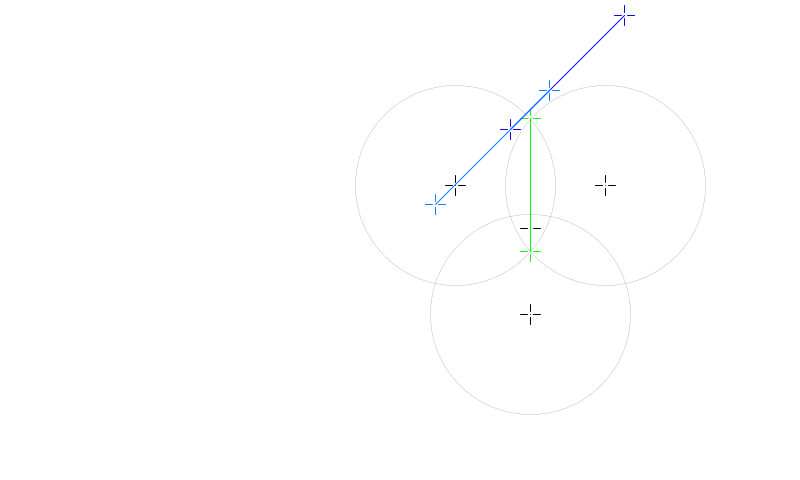
Frame 1 (no input)
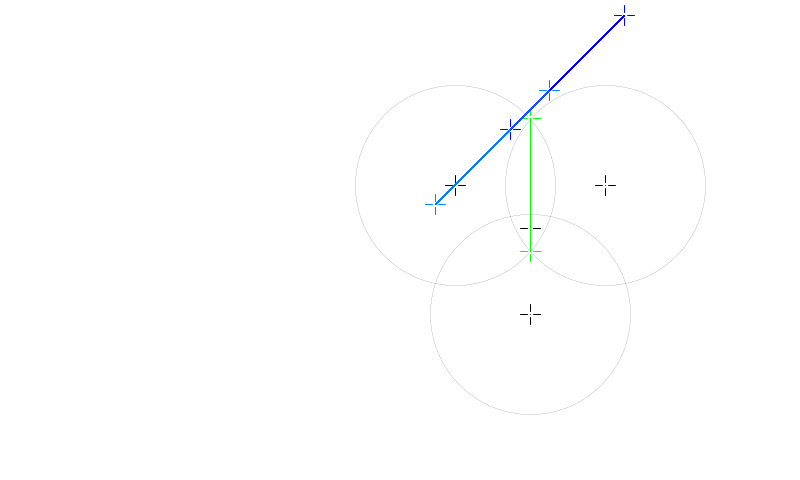
Frame 60 (the mouse pressed at the canvas centre just before this capture)
Frame 120 (the mouse held since frame 60 and released just before this capture): identical to frame 60, image omitted

The Processing sketch that drew these frames (run headless with seeded random() and noise(); from frame 60 on, the mouse is pressed at the canvas centre):

// Processing sketch: activite3venneMouseV6
// ── activite3venneMouseV6.pde
/* Montage géométrique
 A. ESPACE GÉOMÉTRIQUE CARTÉSIEN ET DE PROCESSING
 L'espace cartésien est centré à (0, 0) avec l'axe X positif vers la droit et l'axe Y positif
 vers le haut. L'espace de Processing a aussi l'axe X positif vers la droit, mais l'axe Y est positif
 vers le bas.
 
 B. MÉTHODE DE CALCUL
 Tous les calculs géométriques seront effectués dans l'espace cartésien centré aux point O
 (0, 0) (qui devriendra (Ox, Oy) dans Processing). Les points géométriques obtenus seront convertis
 avant tracage dans Processing selon la formule dans C.
 
 C. FORMULES DE CONVERSION DE L'ESPACE CARTÉSIEN VERS L'ESPACE DE PROCESSING
 Soit O (Ox, Oy) les coordonnées «réeles» de O dans Processing, le point cartésien (x, y) sera convertit dans l'espace
 de Processing avec la fonction suivante :
 
  P(x, y) = (x + Ox, -(y + Oy)). Ce point sera noté (x, y)O (référence au point O).
  
 D. MONTAGE GÉOMÉTRIQUE DE BASE DANS L'ESPACE CARTÉSIEN - TRIANGLE OSU ET CERCLES C1, C2 ET C3
 Soit un triangle équilatéral formé des points O, S et U. Le coté du triangle OSU est d
 et les sommets seront :
 
 Le point O (0, 0)O, le centre du cercle C1 de rayon R; l'origine du système.
 Le point S (d/2, 0)O, le centre du cercle C2 de rayon R.
 Le point U (d/2, -sqrt(0.75d^2))O, le centre du cercle C3 de rayon R.
 
 Le centre T du triangle OSU sera (d/2, -(d/2)tan(30))O.
 
*/

// la classe PP (P Processing) définie un point x, y cartésien dans l'espace de processing

class Point {
  float xp, yp; // x, y dans l'espace Processing (coin sup gauche fenêtre)
  float xo, yo; // x, y dans l'espace cartésien centré sur O (pour la géométrie)
  float xs, ys; // x, y dans l'espace cartésien centré sur S (pour la géométrie)
  float xu, yu; // x, y dans l'espace cartésien centré sur U (pour la géométrie)
  float xt, yt; // x, y dans l'espace cartésien centré sur T (pour la géométrie)

  Point () {
    //coordonnées :
    xo = 0;  // espace cartésien origine O
    yo = 0;
    xs = 0; // espace cartésien origine S
    ys = 0;
    xu = 0; // espace cartésien origine U
    yu = 0;
    xp = 0; // espace Processing
    yp = 0;
    xt = 0; // espace cartésien origine T
    yt = 0;
  }
 
  // init d'un point en référence à O 
  void seto(float x_o, float y_o) {
    xo = x_o;
    yo = y_o;
    xp = x_o + Ox;
    yp = Oy - y_o;
    xt = x_o - (d/2);
    yt = y_o + ((d/2) * tan(radians(30)));
  }

  // init d'un point en référence à S 
  void sets(float x_s, float y_s) {
  }

  // init d'un point en référence à U 
  void setu(float x_st, float y_s) {
  }


  // init d'un point en référence à T 
  void sett(float x_t, float y_t) {
    xt = x_t;
    yt = y_t;
    xo = x_t + (d/2);
    yo = y_t - ((d/2) * tan(radians(30)));
    xp = xo + Ox;
    yp = Oy - xo;
  }

}

//effectue une rotation d'angle +ou- alpha autour du point T
void rotationT(Point p, float alpha) {
  x = p.xt * cos(radians(alpha)) + p.yt * sin(radians(alpha));
  y = p.yt * cos(radians(alpha)) - p.xt * sin(radians(alpha));
}

//dessiner cercle au point p de rayon r
void cercle(Point p, float r) {
 ellipseMode(CENTER);
 stroke(1);
 strokeWeight(0);
 noFill();
 circle(p.xp, p.yp, r * 2); // Processing utilise le diamètre
}


// draws crosshair see tools ... 
void drawCrosshair(float x, float y, color c) {
  int gap = 3; // provide separation from center pixel
  int l = 7;   // lenght
  strokeWeight(1);
  stroke(c);
  point(x, y);
  line(x, y-gap, x, y-gap-l);
  line(x-gap, y, x-gap-l, y);
  line(x, y+gap, x, y+gap+l);
  line(x+gap, y, x+gap+l, y);
  noFill();
  noStroke();
}

// calcule la distance entre deux points dans l'espace p

float distance(Point p1, Point p2) {
  return sqrt(sq(p2.xp - p1.xp) + sq(p2.yp - p1.yp));
}

//*************************************************************
//*************************************************************
//*************************************************************
//*************************************************************
// Définition de l'environnement
float centreFenetreX;
float centreFenetreY;
float Ox, Oy; // point O, origine du système

float d = 150.0; // côté de OSU
float R = 100.0;    // rayon de C1, C2 et C3 : ATTENTION, circle utilise R * 2!!!

Point O = new Point();    // origine et sommet O
Point S = new Point();    //sommet S
Point U = new Point();    // sommet U
Point T = new Point();    // centre triamgle OSU
Point A = new Point(); // 1er point corde intersection C1/C2
Point B = new Point(); // 2e point corde intersection C1/C2
Point C = new Point(); // 1er point corde intersection C2/C3
Point D = new Point(); // 2e point corde intersection C2/C3
Point E = new Point(); // 1er point corde intersection C1/C3
Point F = new Point(); // 2e point corde intersection C1/C3
 
float x, y; //pour les calculs

void setup() {
 size(800, 480);
 centreFenetreX = width/2;
 centreFenetreY = height/2;
 Ox = centreFenetreX + 55;
 Oy = centreFenetreY - 55; // point O, origine du système

 // sommets du triangle OSU
 /*
  O...S
   . .
    U
 */
 O.seto(0, 0);      // origine et sommet O
 S.seto(d, 0); //sommet S

 x = d/2;
 y = - (sqrt(0.75*sq(d)));
 U.seto(x, y); // sommet U

 x = d/2;
 y = -((d/2)*tan(radians(30)));
 T.seto(x, y);
 
 background(255);
 //************************************ 
 // Montage géométrique de base
 // dessiner les points OSU et T
 // dessiner les cordes des intersections
 // des cercles deux à deux
 //***********************************

 drawCrosshair(O.xp, O.yp, 0);
 drawCrosshair(S.xp, S.yp, 0);
 drawCrosshair(U.xp, U.yp, 0);
 drawCrosshair(T.xp, T.yp, 0);
 
 //dessiner cercles C1, C2 et C3 de rayon R
 cercle(O, R);
 cercle(S, R);
 cercle(U, R);

 // calculer la corde de l'intersection C1/C2
 // (x1, x1) et (x2, y2)
 println("R= " + R + ", " + "d= " + d);
 println("(Ox, Oy)= (" + Ox + ", " + Oy + ")");
 x = d/2;
 y = sqrt(sq(R) - sq(d/2));
 A.seto(x, y);
 color col = color(0, 255, 0); //vert
 drawCrosshair(A.xp, A.yp, col);
 
 x = d/2;
 y = -sqrt(sq(R) - sq(d/2));
 B.seto(x, y);
 drawCrosshair(B.xp, B.yp, col);

 // calculer la corde de l'intersection C2/C3
 // C, D
 // la rotation de +120° de A autour de T donne D
 
 rotationT(A, 120);
 D.sett(x, y);
 col = color(0 , 0, 255); // bleu
 drawCrosshair(D.xp, D.yp, col);

 // la rotation de +120° de B autour de T donne C
 rotationT(B, 120);
 C.sett(x, y);
 col = color(0 , 0, 255); // bleu
 drawCrosshair(C.xp, C.yp, col);

 // calculer la corde de l'intersection C1/C3
 // E, F
 // la rotation de -120° de A donne F
 // la rotation de -120° de B donne E

 rotationT(A, -120);
 F.sett(x, y);
 col = color(0 , 128, 255); // bleu qqc
 drawCrosshair(F.xp, F.yp, col);
 
 rotationT(B, -120);
 E.sett(x, y);
 col = color(0 , 128, 255); // bleu qqc
 drawCrosshair(E.xp, E.yp, col);

}

//****************************************
//****************************************
void draw() {
 //background(255);
 //drawCrosshair(mouseX, mouseY, 0);
 //tracer la corde de l'intersection C1/C2
 color col1 = color(0, 255, 0); //vert
 stroke(col1);
 strokeWeight(1);
 line(A.xp, A.yp, B.xp, B.yp);

 //tracer la corde de l'intersection C2/C3
 col1 = color(0, 0, 255); // bleu
 stroke(col1);
 strokeWeight(1);
 line(C.xp, C.yp, D.xp, D.yp);

 //tracer la corde de l'intersection C1/C3
 col1 = color(0, 120, 255); // bleu qqc
 stroke(col1);
 strokeWeight(1);
 line(E.xp, E.yp, F.xp, F.yp);
}
